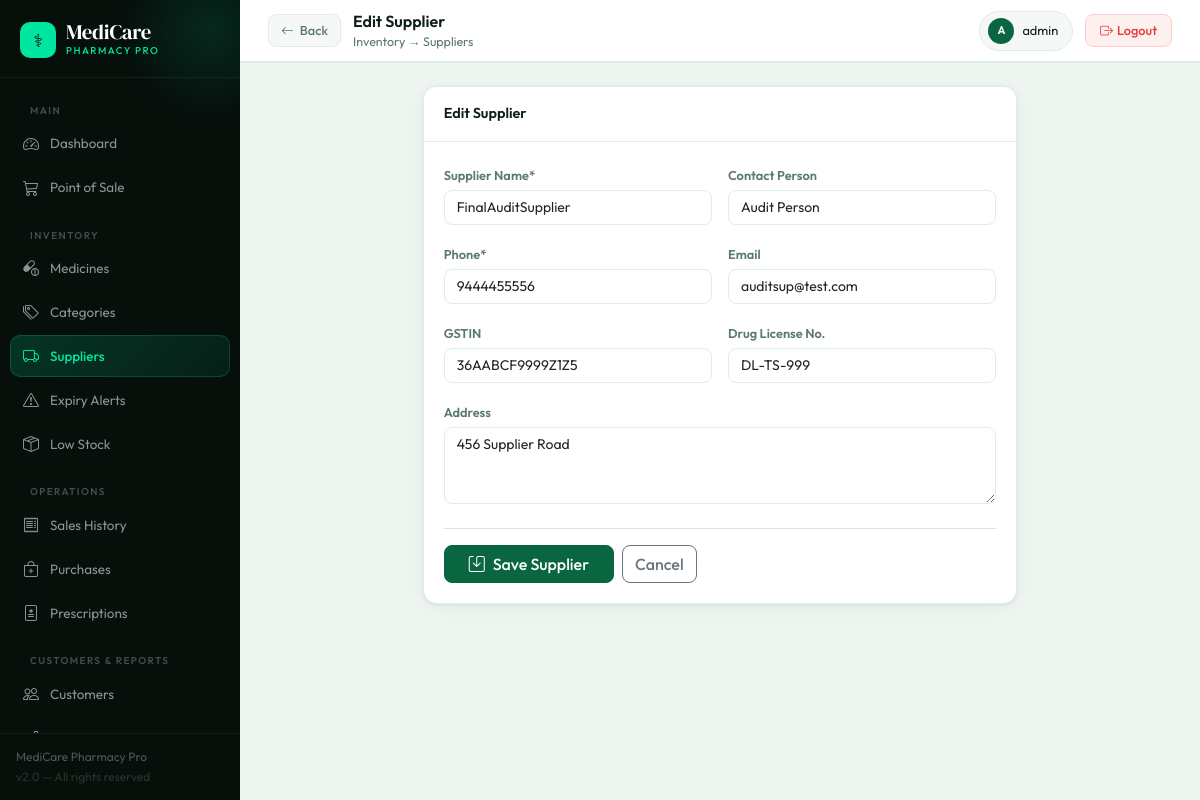
Screenshot of /inventory/suppliers/4/edit/ (signed in) with the database file from the repository.
### inventory/models.py (models this page shows, shortened)
class Supplier(models.Model):
    name = models.CharField(max_length=200)
    contact_person = models.CharField(max_length=100, blank=True)
    phone = models.CharField(max_length=20)
    email = models.EmailField(blank=True)
    address = models.TextField(blank=True)
    gstin = models.CharField(max_length=15, blank=True)
    drug_license = models.CharField(max_length=50, blank=True)
    is_active = models.BooleanField(default=True)
    created_at = models.DateTimeField(auto_now_add=True)
    class Meta:
        ordering = ['-created_at']

### inventory/views.py (the view)
# urls.py: path('suppliers/<int:pk>/edit/', views.supplier_edit, name='supplier_edit'),
@login_required
def supplier_edit(request, pk):
    supplier = get_object_or_404(Supplier, pk=pk)
    if request.method == 'POST':
        form = SupplierForm(request.POST, instance=supplier)
        if form.is_valid():
            form.save()
            messages.success(request, 'Supplier updated.')
            return redirect('supplier_detail', pk=pk)
    else:
        form = SupplierForm(instance=supplier)
    return render(request, 'inventory/supplier_form.html', {'form': form, 'title': 'Edit Supplier'})

### inventory/forms.py
class SupplierForm(forms.ModelForm):
    class Meta:
        model = Supplier
        exclude = ['created_at']
        widgets = {f: forms.TextInput(attrs={'class':'form-control'}) for f in ['name','contact_person','phone','email','gstin','drug_license']}
    def __init__(self, *args, **kwargs):
        super().__init__(*args, **kwargs)
        self.fields['address'].widget = forms.Textarea(attrs={'class':'form-control','rows':3})
        self.fields['is_active'].widget = forms.CheckboxInput(attrs={'class':'form-check-input'})

### templates/inventory/supplier_form.html (shortened to what this page needs)
{% extends 'base.html' %}
{% block page_title %}{{ title }}{% endblock %}
{% block breadcrumb %}Inventory → Suppliers{% endblock %}
{% block back_button %}<a href="{% url 'supplier_list' %}" class="back-btn"><i class="bi bi-arrow-left"></i> Back</a>{% endblock %}
{% block content %}
<div class="row justify-content-center"><div class="col-lg-8">
  <div class="card">
    <div class="card-header">{{ title }}</div>
    <div class="card-body">
      <form method="post">{% csrf_token %}
        <div class="row g-3">
          <div class="col-md-6"><label class="form-label">Supplier Name*</label>{{ form.name }}</div>
          <div class="col-md-6"><label class="form-label">Contact Person</label>{{ form.contact_person }}</div>
          <div class="col-md-6"><label class="form-label">Phone*</label>{{ form.phone }}</div>
          <div class="col-md-6"><label class="form-label">Email</label>{{ form.email }}</div>
          <div class="col-md-6"><label class="form-label">GSTIN</label>{{ form.gstin }}</div>
          <div class="col-md-6"><label class="form-label">Drug License No.</label>{{ form.drug_license }}</div>
          <div class="col-12"><label class="form-label">Address</label>{{ form.address }}</div>
        </div>
        <div class="d-flex gap-2 mt-4 pt-3 border-top">
          <button type="submit" class="btn btn-primary px-4"><i class="bi bi-save me-2"></i>Save Supplier</button>
          <a href="{% url 'supplier_list' %}" class="btn btn-outline-secondary">Cancel</a>
        </div>
      </form>
    </div>
  </div>
</div></div>
{% endblock %}

### templates/base.html (shortened to what this page needs)
<!DOCTYPE html>
<html lang="en">
<head>
<link href="https://cdn.jsdelivr.net/npm/bootstrap@5.3.0/dist/css/bootstrap.min.css" rel="stylesheet">
<link href="https://cdn.jsdelivr.net/npm/bootstrap-icons@1.11.0/font/bootstrap-icons.css" rel="stylesheet">
</head>
<body>
{% if user.is_authenticated %}
<aside class="sidebar">
  <div class="sb-brand">
    <div class="logo-wrap">
      <div class="logo-icon">⚕</div>
      <div>
        <div class="logo-text">MediCare</div>
        <div class="logo-sub">Pharmacy Pro</div>
      </div>
    </div>
  </div>
  <nav class="sb-nav">
    <div class="sb-section">Main</div>
    <a href="/" class="sb-link {% if request.path == '/' %}active{% endif %}">
      <i class="bi bi-speedometer2"></i> Dashboard
    </a>
    <a href="{% url 'pos' %}" class="sb-link {% if '/sales/pos' in request.path %}active{% endif %}">
      <i class="bi bi-cart3"></i> Point of Sale
    </a>
    <div class="sb-section">Inventory</div>
    <a href="{% url 'medicine_list' %}" class="sb-link ">
      <i class="bi bi-capsule-pill"></i> Medicines
    </a>
    <a href="{% url 'category_list' %}" class="sb-link {% if 'categor' in request.path %}active{% endif %}">
      <i class="bi bi-tags"></i> Categories
    </a>
    <a href="{% url 'supplier_list' %}" class="sb-link {% if 'supplier' in request.path %}active{% endif %}">
      <i class="bi bi-truck"></i> Suppliers
    </a>
    <a href="{% url 'expiry_alerts' %}" class="sb-link {% if 'expiry' in request.path %}active{% endif %}">
      <i class="bi bi-exclamation-triangle"></i> Expiry Alerts
    </a>
    <a href="{% url 'low_stock_list' %}" class="sb-link {% if 'low-stock' in request.path %}active{% endif %}">
      <i class="bi bi-box-seam"></i> Low Stock
    </a>
    <div class="sb-section">Operations</div>
    <a href="{% url 'sale_list' %}" class="sb-link {% if '/sales/' in request.path and 'pos' not in request.path %}active{% endif %}">
      <i class="bi bi-receipt"></i> Sales History
    </a>
    <a href="{% url 'po_list' %}" class="sb-link {% if '/purchase' in request.path %}active{% endif %}">
      <i class="bi bi-bag-plus"></i> Purchases
    </a>
    <a href="{% url 'prescription_list' %}" class="sb-link {% if '/prescriptions' in request.path %}active{% endif %}">
      <i class="bi bi-file-medical"></i> Prescriptions
    </a>
    <div class="sb-section">Customers & Reports</div>
    <a href="{% url 'customer_list' %}" class="sb-link {% if '/customers' in request.path %}active{% endif %}">
      <i class="bi bi-people"></i> Customers
    </a>
    <a href="{% url 'analytics_dashboard' %}" class="sb-link {% if '/analytics' in request.path and 'gst' not in request.path and 'profit' not in request.path %}active{% endif %}">
      <i class="bi bi-bar-chart-line"></i> Analytics
    </a>
  </nav>
  <div class="sb-footer">
    <div>MediCare Pharmacy Pro</div>
    <div style="color:rgba(255,255,255,.15);margin-top:2px;">v2.0 — All rights reserved</div>
  </div>
</aside>
<div class="main">
  <header class="topbar">
    <div class="topbar-left">
      {% block back_button %}{% endblock %}
      <div>
        <div class="topbar-title">{% block page_title %}Dashboard{% endblock %}</div>
        <div class="topbar-breadcrumb">{% block breadcrumb %}MediCare Pharmacy{% endblock %}</div>
      </div>
    </div>
    <div class="topbar-right">
      <div class="user-chip">
        <div class="user-avatar">{{ user.username|first|upper }}</div>
        <span>{{ user.get_full_name|default:user.username }}</span>
      </div>
      <a href="{% url 'logout' %}" class="logout-btn"><i class="bi bi-box-arrow-right me-1"></i>Logout</a>
    </div>
  </header>
  <div class="page-content">
    {% block content %}{% endblock %}
  </div>
</div>
{% else %}
{% block auth_content %}{% endblock %}
{% endif %}
</body>
</html>

### rows the page displays
Supplier: name "FinalAuditSupplier", contact_person "Audit Person", phone "9444455556", email "auditsup@test.com", gstin "36AABCF9999Z1Z5", drug_license "DL-TS-999", address "456 Supplier Road"

### other values shown
{{ title }} "Edit Supplier"
{{ user.username|first|upper }} "A"
{{ user.get_full_name|default:user.username }} "admin"
